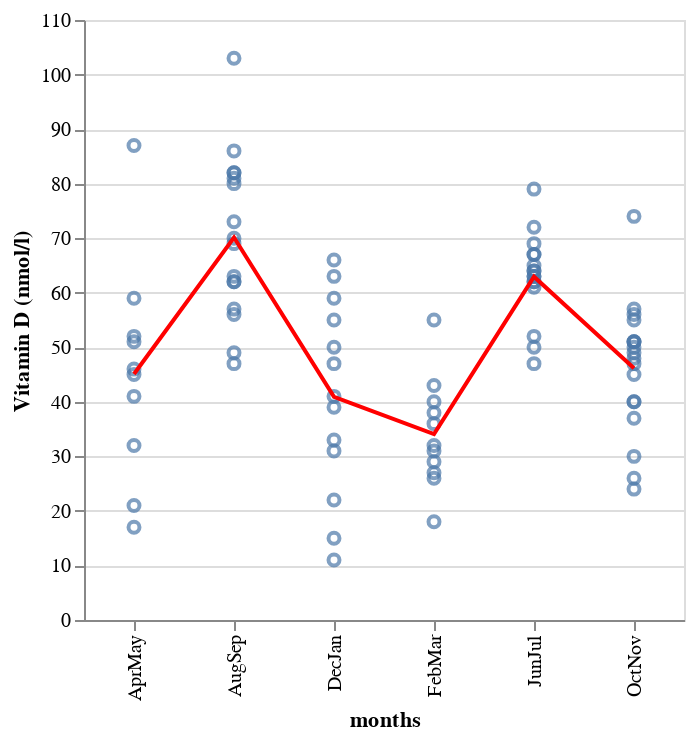

Notebook source saved alongside this figure:
### Markdown cell above
To see the seasonal effects, we'll layer the average over raw data values by date.  The observations are grouped into periods of two months for the year, e.g. Febraury-March, April-May, etc.

### Code cell
(ips:plot
 (vega:defplot vd-by-mth `(:data ,vitamin-d
                           :width 300
                           :layer #((:mark :point
                                     :encoding (:x (:field :months)
                                                :y (:field :vitamind
                                                    :type  :quantitative)))
                                     (:mark (:type :line
                                             :color :red)
                                      :encoding (:x (:field :months)
                                                 :y (:field :vitamind
                                                     :aggregate :mean
                                                     :title "Vitamin D (nmol/l)")))))))

### Figure 1 — Vega-Lite specification as saved in the notebook (floating-point values rounded to 4 significant figures)
{"$schema": "https://vega.github.io/schema/vega-lite/v5.json", "data": {"values": [{"id": 84, "months": "DecJan", "vitamind": 47}, {"id": 83, "months": "DecJan", "vitamind": 59}, {"id": 82, "months": "DecJan", "vitamind": 22}, {"id": 81, "months": "DecJan", "vitamind": 33}, {"id": 80, "months": "DecJan", "vitamind": 31}, {"id": 79, "months": "DecJan", "vitamind": 41}, {"id": 78, "months": "DecJan", "vitamind": 63}, {"id": 77, "months": "DecJan", "vitamind": 50}, {"id": 76, "months": "DecJan", "vitamind": 55}, {"id": 75, "months": "DecJan", "vitamind": 11}, {"id": 74, "months": "DecJan", "vitamind": 39}, {"id": 73, "months": "DecJan", "vitamind": 66}, {"id": 72, "months": "DecJan", "vitamind": 15}, {"id": 71, "months": "OctNov", "vitamind": 74}, {"id": 70, "months": "OctNov", "vitamind": 30}, {"id": 69, "months": "OctNov", "vitamind": 24}, {"id": 68, "months": "OctNov", "vitamind": 49}, {"id": 67, "months": "OctNov", "vitamind": 56}, {"id": 66, "months": "OctNov", "vitamind": 51}, {"id": 65, "months": "OctNov", "vitamind": 47}, {"id": 64, "months": "OctNov", "vitamind": 51}, {"id": 63, "months": "OctNov", "vitamind": 40}, {"id": 62, "months": "OctNov", "vitamind": 37}, {"id": 61, "months": "OctNov", "vitamind": 50}, {"id": 60, "months": "OctNov", "vitamind": 57}, {"id": 59, "months": "OctNov", "vitamind": 51}, {"id": 58, "months": "OctNov", "vitamind": 55}, {"id": 57, "months": "OctNov", "vitamind": 45}, {"id": 56, "months": "OctNov", "vitamind": 26}, {"id": 55, "months": "OctNov", "vitamind": 40}, {"id": 54, "months": "OctNov", "vitamind": 48}, {"id": 53, "months": "AugSep", "vitamind": 62}, {"id": 52, "months": "AugSep", "vitamind": 103}, {"id": 51, "months": "AugSep", "vitamind": 47}, {"id": 50, "months": "AugSep", "vitamind": 86}, {"id": 49, "months": "AugSep", "vitamind": 56}, {"id": 48, "months": "AugSep", "vitamind": 80}, {"id": 47, "months": "AugSep", "vitamind": 57}, {"id": 46, "months": "AugSep", "vitamind": 49}, {"id": 45, "months": "AugSep", "vitamind": 70}, {"id": 44, "months": "AugSep", "vitamind": 82}, {"id": 43, "months": "AugSep", "vitamind": 63}, {"id": 42, "months": "AugSep", "vitamind": 82}, {"id": 41, "months": "AugSep", "vitamind": 73}, {"id": 40, "months": "AugSep", "vitamind": 69}, {"id": 39, "months": "AugSep", "vitamind": 81}, {"id": 38, "months": "AugSep", "vitamind": 62}, {"id": 37, "months": "JunJul", "vitamind": 61}, {"id": 36, "months": "JunJul", "vitamind": 72}, {"id": 35, "months": "JunJul", "vitamind": 64}, {"id": 34, "months": "JunJul", "vitamind": 63}, {"id": 33, "months": "JunJul", "vitamind": 67}, {"id": 32, "months": "JunJul", "vitamind": 67}, {"id": 31, "months": "JunJul", "vitamind": 64}, {"id": 30, "months": "JunJul", "vitamind": 47}, {"id": 29, "months": "JunJul", "vitamind": 65}, {"id": 28, "months": "JunJul", "vitamind": 62}, {"id": 27, "months": "JunJul", "vitamind": 63}, {"id": 26, "months": "JunJul", "vitamind": 52}, {"id": 25, "months": "JunJul", "vitamind": 62}, {"id": 24, "months": "JunJul", "vitamind": 50}, {"id": 23, "months": "JunJul", "vitamind": 79}, {"id": 22, "months": "JunJul", "vitamind": 69}, {"id": 21, "months": "AprMay", "vitamind": 41}, {"id": 20, "months": "AprMay", "vitamind": 52}, {"id": 19, "months": "AprMay", "vitamind": 59}, {"id": 18, "months": "AprMay", "vitamind": 17}, {"id": 17, "months": "AprMay", "vitamind": 32}, {"id": 16, "months": "AprMay", "vitamind": 87}, {"id": 15, "months": "AprMay", "vitamind": 46}, {"id": 14, "months": "AprMay", "vitamind": 51}, {"id": 13, "months": "AprMay", "vitamind": 21}, {"id": 12, "months": "AprMay", "vitamind": 45}, {"id": 11, "months": "FebMar", "vitamind": 29}, {"id": 10, "months": "FebMar", "vitamind": 32}, {"id": 9, "months": "FebMar", "vitamind": 43}, {"id": 8, "months": "FebMar", "vitamind": 40}, {"id": 7, "months": "FebMar", "vitamind": 26}, {"id": 6, "months": "FebMar", "vitamind": 27}, {"id": 5, "months": "FebMar", "vitamind": 31}, {"id": 4, "months": "FebMar", "vitamind": 36}, {"id": 3, "months": "FebMar", "vitamind": 18}, {"id": 2, "months": "FebMar", "vitamind": 38}, {"id": 1, "months": "FebMar", "vitamind": 55}]}, "layer": [{"encoding": {"x": {"field": "months"}, "y": {"field": "vitamind", "type": "quantitative"}}, "mark": "point"}, {"encoding": {"x": {"field": "months"}, "y": {"aggregate": "mean", "field": "vitamind", "title": "Vitamin D (nmol/l)"}}, "mark": {"color": "red", "type": "line"}}], "width": 300}
